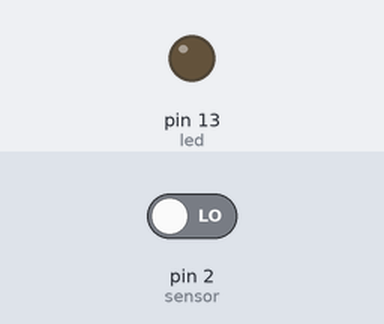
Bench run of a sketch on a simulated Arduino Uno, built with avr-gcc and run on an emulated ATmega328P. On the bench: output pins drawn as LEDs (lit = HIGH). Inputs (shaded band) come from the test bench; at power-on: pin 2 (sensor) LOW.

Above: at 2.8 s.
2.9 s: pin 2 (sensor) driven HIGH
At 4.2 s:
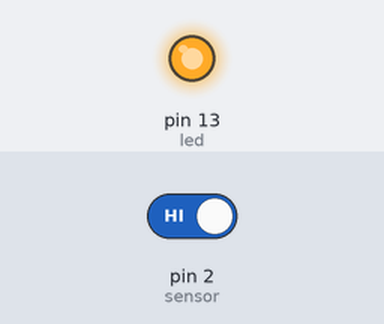
4.5 s: pin 2 (sensor) driven LOW
At 6.0 s:
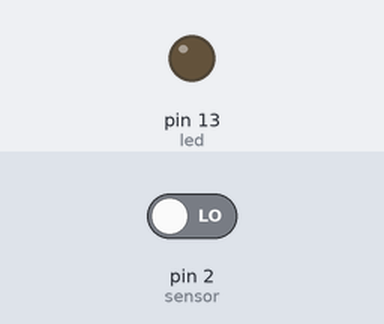
Timing chart, 0 to 7.5 s (numbered marks = the images above; inputs shaded):
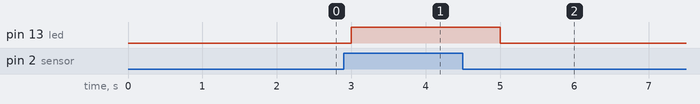

Measured:
- after the input at 2.9 s, pin 13 (led): LOW → HIGH after 0.10 s
- after the input at 4.5 s, pin 13 (led): HIGH → LOW after 0.50 s

The sketch:

PIR.ino
```cpp
/*PIR Motion Example*/
int sensor=2;
int led=13;
int pir;
void setup()
{
  pinMode(led,OUTPUT);
  pinMode(sensor,INPUT);
  digitalWrite(led,LOW);//led off
}
void loop()
{
  pir= digitalRead(sensor);//Reads the Sensor
  if (pir==1){
     digitalWrite(led,HIGH);//led on

    }
    else{
      digitalWrite(led,LOW);//led on
    }

    delay(1000);
    pir = LOW;
}
```
